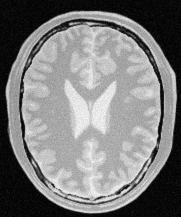
#> input picture a1images/brain_proton_density_slice.png, 181 x 217 px, found by its file name
$ jupyter execute Q02b.ipynb
#> lines starting #> are read from the running program, lines starting #| are printed output that depends on the picture
[cell 1]
import cv2 as cv
import numpy as np
import matplotlib.pyplot as plt

# Read the input image
input_image = cv.imread('/Users/kavindujayathissa/Desktop/Academics/Semester 05/EN3160 Image Processing/Assignment A01/a1images/brain_proton_density_slice.png', cv.IMREAD_GRAYSCALE)
#> input_image is the input picture: shape (217, 181); min 0, max 251, mean 123.7

t1 = np.linspace(0,25,150)
t2 = np.linspace(26,255,106)
t = np.concatenate((t1,t2), axis=0).astype(np.uint8)

# Create the output image
output_image = cv.LUT(input_image, t)
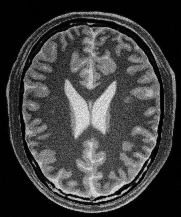
#> output_image: shape (217, 181); min 0, max 246, mean 62.9

# Plot the intensity transformation graph
plt.plot(range(256), t, label='Intensity Transformation')
plt.xlabel('Input Intensity')
plt.ylabel('Output Intensity')
plt.title('Intensity Transformation Graph')

# Save the plot as an image
plt.savefig('intensity_transformation_graph_Q2_b.png')
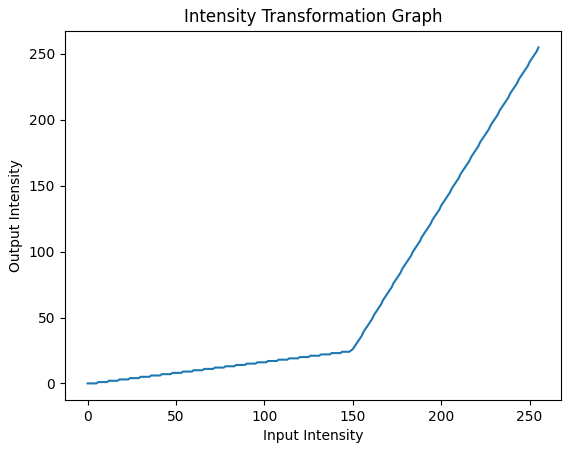
#> figure drawn by matplotlib, 1 panel; curve peaks at x = 255, y = 255


# Save or display the output image
cv.imwrite('Q2_output_gray_matter.jpg', output_image)  # Save the output image
cv.imshow('Output Image', output_image)
cv.waitKey(1000)
cv.destroyAllWindows()

$ run again, with a1images/einstein.png copied over a1images/brain_proton_density_slice.png
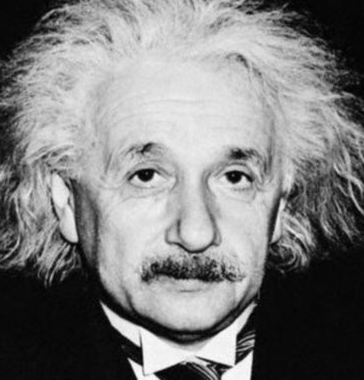
#> input picture a1images/einstein.png, 364 x 380 px, found by its file name
#> input_image is the input picture: shape (380, 364); min 0, max 255, mean 125.9
#> `output_image = cv.LUT(input_image, t)`:
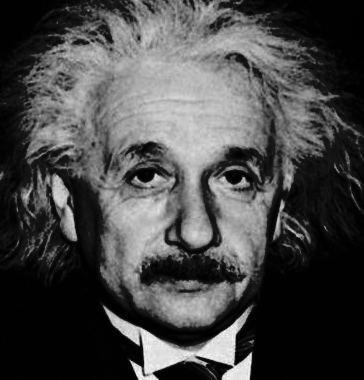
#> output_image: shape (380, 364); min 0, max 255, mean 71.7
